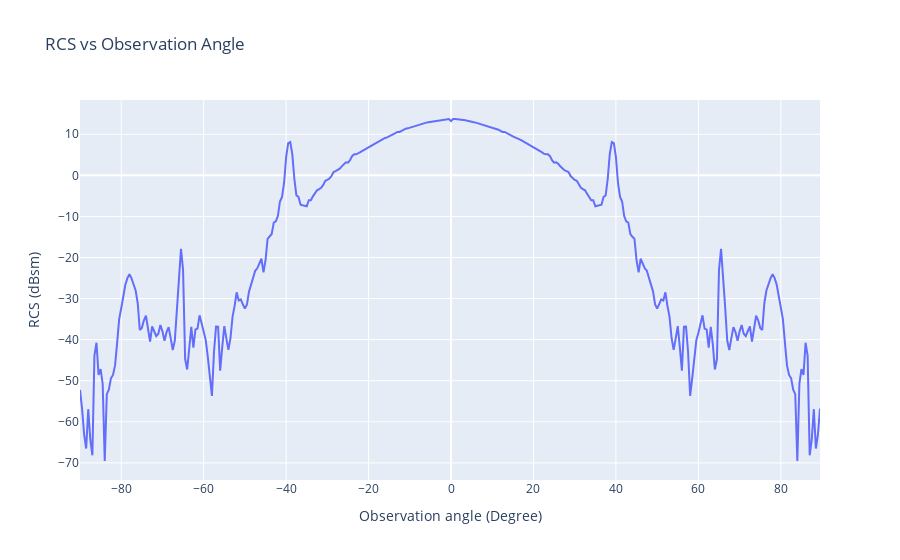

Notebook cell for this chart:
### Markdown cell above
_Plot RCS vs observation angle_

### Code cell
fig = go.Figure()

fig.add_trace(go.Scatter(x=phi, y=rcs))

fig.update_layout(
    title='RCS vs Observation Angle',
    yaxis=dict(title='RCS (dBsm)'),
    xaxis=dict(title='Observation angle (Degree)', dtick=20),
)

fig.show()

### Figure 1 — Plotly figure (JSON) as saved in the notebook; plotly's stock layout.template omitted (floating-point values rounded to 4 significant figures; data arrays with more than 128 entries replaced by an {"elided": "..."} marker saying what was removed)
{"data": [{"type": "scatter", "x": {"elided": "360 float values"}, "y": {"elided": "360 float values"}}], "layout": {"title": {"text": "RCS vs Observation Angle"}, "xaxis": {"dtick": 20, "title": {"text": "Observation angle (Degree)"}}, "yaxis": {"title": {"text": "RCS (dBsm)"}}}}
